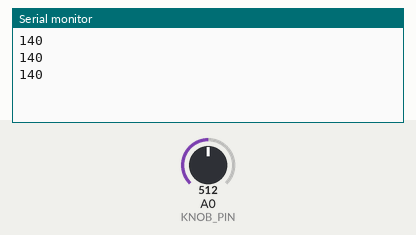
This sketch was run on a simulated Arduino Uno, built with avr-gcc and run on an emulated ATmega328P. On the bench: the last lines printed to the serial monitor. Inputs (shaded band) come from the test bench; at power-on: A0 (KNOB_PIN) = 512.

Above: at 1.3 s.
1.4 s: A0 (KNOB_PIN) set to 716
At 1.9 s:
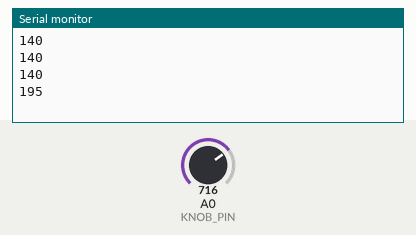
2.9 s: A0 (KNOB_PIN) set to 900
At 3.4 s:
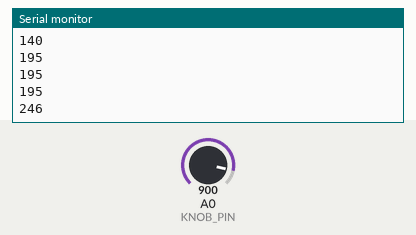
Timing chart, 0 to 5.9 s (numbered marks = the images above; inputs shaded):
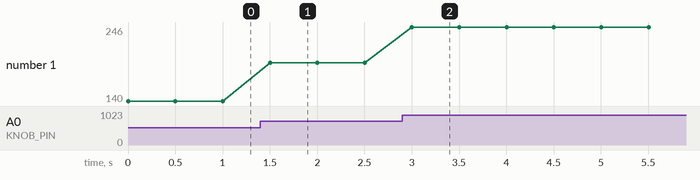

The sketch:

Knobexample.ino
```cpp
#define KNOB_PIN A0//SIG pin of Rotary Angle Sensor module connect to A0 of IO Shield
#define FULL_ANGLE 280//full value of the rotary angle is 280 degrees

void setup()
{
  Serial.begin(9600);
  pinMode(KNOB_PIN, INPUT);
}

void loop()
{
  int angle;
  angle = getAngle();
  Serial.println(angle);
  delay(500);
}

inline int getAngle()
{
  int sensor_value = analogRead(KNOB_PIN);
  int angle;
  angle = map(sensor_value, 0, 1023, 0, 280);

  return angle;
}
```

Measured:
- after the input at 1.4 s, the serial monitor: prints a new line after 0.10 s (image 1)
- after the input at 2.9 s, the serial monitor: prints a new line after 0.10 s (image 2)
- plotted number 1: 140 → 195 after the input at 1.4 s, 195 → 246 after the input at 2.9 s
